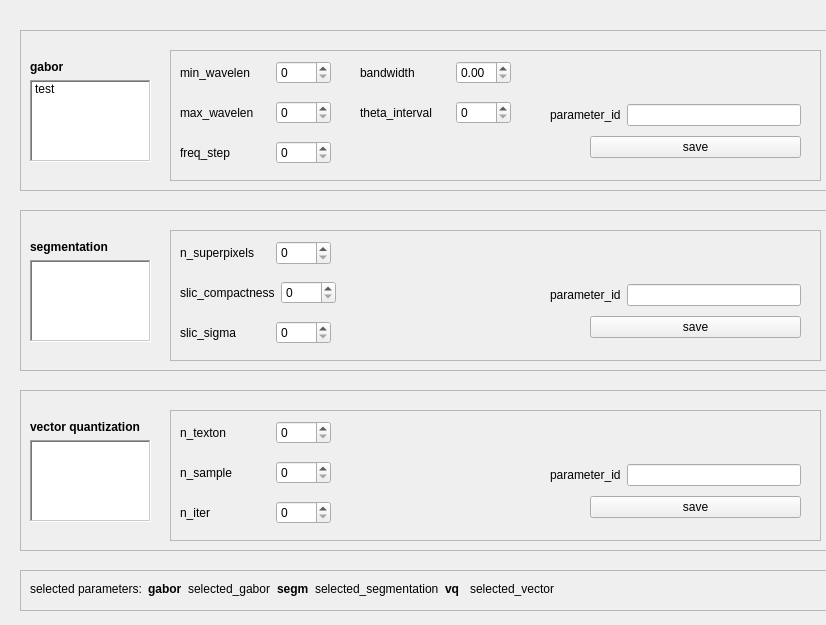
<?xml version="1.0" encoding="UTF-8"?>
<ui version="4.0">
 <class>form</class>
 <widget class="QWidget" name="form">
  <property name="geometry">
   <rect>
    <x>0</x>
    <y>0</y>
    <width>826</width>
    <height>625</height>
   </rect>
  </property>
  <property name="font">
   <font>
    <weight>50</weight>
    <bold>false</bold>
   </font>
  </property>
  <property name="windowTitle">
   <string>Parameter Set Settings</string>
  </property>
  <widget class="QFrame" name="frame_2">
   <property name="geometry">
    <rect>
     <x>20</x>
     <y>30</y>
     <width>811</width>
     <height>161</height>
    </rect>
   </property>
   <property name="frameShape">
    <enum>QFrame::StyledPanel</enum>
   </property>
   <property name="frameShadow">
    <enum>QFrame::Raised</enum>
   </property>
   <widget class="QFrame" name="frame">
    <property name="geometry">
     <rect>
      <x>150</x>
      <y>20</y>
      <width>651</width>
      <height>131</height>
     </rect>
    </property>
    <property name="frameShape">
     <enum>QFrame::StyledPanel</enum>
    </property>
    <property name="frameShadow">
     <enum>QFrame::Raised</enum>
    </property>
    <property name="lineWidth">
     <number>28</number>
    </property>
    <widget class="QWidget" name="layoutWidget">
     <property name="geometry">
      <rect>
       <x>10</x>
       <y>10</y>
       <width>151</width>
       <height>26</height>
      </rect>
     </property>
     <layout class="QHBoxLayout" name="horizontalLayout_7">
      <item>
       <widget class="QLabel" name="label_2">
        <property name="text">
         <string>min_wavelen</string>
        </property>
       </widget>
      </item>
      <item>
       <widget class="QSpinBox" name="spinBox_min_wavelen">
        <property name="maximumSize">
         <size>
          <width>55</width>
          <height>16777215</height>
         </size>
        </property>
        <property name="maximum">
         <number>9999</number>
        </property>
       </widget>
      </item>
     </layout>
    </widget>
    <widget class="QWidget" name="layoutWidget">
     <property name="geometry">
      <rect>
       <x>10</x>
       <y>50</y>
       <width>151</width>
       <height>26</height>
      </rect>
     </property>
     <layout class="QHBoxLayout" name="horizontalLayout_6">
      <item>
       <widget class="QLabel" name="label_3">
        <property name="text">
         <string>max_wavelen</string>
        </property>
       </widget>
      </item>
      <item>
       <widget class="QSpinBox" name="spinBox_max_wavelen">
        <property name="maximumSize">
         <size>
          <width>55</width>
          <height>16777215</height>
         </size>
        </property>
        <property name="maximum">
         <number>9999</number>
        </property>
       </widget>
      </item>
     </layout>
    </widget>
    <widget class="QWidget" name="layoutWidget">
     <property name="geometry">
      <rect>
       <x>10</x>
       <y>90</y>
       <width>151</width>
       <height>26</height>
      </rect>
     </property>
     <layout class="QHBoxLayout" name="horizontalLayout_5">
      <item>
       <widget class="QLabel" name="label_4">
        <property name="text">
         <string>freq_step</string>
        </property>
       </widget>
      </item>
      <item>
       <widget class="QSpinBox" name="spinBox_freq_step">
        <property name="maximumSize">
         <size>
          <width>55</width>
          <height>16777215</height>
         </size>
        </property>
        <property name="maximum">
         <number>9999</number>
        </property>
       </widget>
      </item>
     </layout>
    </widget>
    <widget class="QWidget" name="layoutWidget">
     <property name="geometry">
      <rect>
       <x>190</x>
       <y>10</y>
       <width>151</width>
       <height>26</height>
      </rect>
     </property>
     <layout class="QHBoxLayout" name="horizontalLayout_3">
      <item>
       <widget class="QLabel" name="label_6">
        <property name="text">
         <string>bandwidth</string>
        </property>
       </widget>
      </item>
      <item>
       <widget class="QDoubleSpinBox" name="spinBox_bandwidth">
        <property name="maximumSize">
         <size>
          <width>55</width>
          <height>16777215</height>
         </size>
        </property>
        <property name="maximum">
         <double>9999.989999999999782</double>
        </property>
       </widget>
      </item>
     </layout>
    </widget>
    <widget class="QWidget" name="layoutWidget">
     <property name="geometry">
      <rect>
       <x>190</x>
       <y>50</y>
       <width>151</width>
       <height>26</height>
      </rect>
     </property>
     <layout class="QHBoxLayout" name="horizontalLayout_4">
      <item>
       <widget class="QLabel" name="label_5">
        <property name="text">
         <string>theta_interval</string>
        </property>
       </widget>
      </item>
      <item>
       <widget class="QSpinBox" name="spinBox_theta_interval">
        <property name="maximumSize">
         <size>
          <width>55</width>
          <height>16777215</height>
         </size>
        </property>
        <property name="maximum">
         <number>9999</number>
        </property>
       </widget>
      </item>
     </layout>
    </widget>
    <widget class="QWidget" name="layoutWidget_2">
     <property name="geometry">
      <rect>
       <x>380</x>
       <y>50</y>
       <width>251</width>
       <height>63</height>
      </rect>
     </property>
     <layout class="QVBoxLayout" name="verticalLayout_3">
      <item>
       <layout class="QHBoxLayout" name="horizontalLayout_9">
        <item>
         <widget class="QLabel" name="label_10">
          <property name="text">
           <string>parameter_id</string>
          </property>
         </widget>
        </item>
        <item>
         <widget class="QLineEdit" name="name_gabor"/>
        </item>
       </layout>
      </item>
      <item>
       <layout class="QHBoxLayout" name="horizontalLayout_10">
        <item>
         <spacer name="horizontalSpacer_2">
          <property name="orientation">
           <enum>Qt::Horizontal</enum>
          </property>
          <property name="sizeType">
           <enum>QSizePolicy::Preferred</enum>
          </property>
          <property name="sizeHint" stdset="0">
           <size>
            <width>40</width>
            <height>20</height>
           </size>
          </property>
         </spacer>
        </item>
        <item>
         <widget class="QPushButton" name="save_gabor">
          <property name="text">
           <string>save</string>
          </property>
         </widget>
        </item>
       </layout>
      </item>
     </layout>
    </widget>
   </widget>
   <widget class="QWidget" name="layoutWidget">
    <property name="geometry">
     <rect>
      <x>10</x>
      <y>30</y>
      <width>121</width>
      <height>102</height>
     </rect>
    </property>
    <layout class="QVBoxLayout" name="verticalLayout_4">
     <item>
      <widget class="QLabel" name="label">
       <property name="font">
        <font>
         <weight>75</weight>
         <bold>true</bold>
        </font>
       </property>
       <property name="text">
        <string>gabor</string>
       </property>
       <property name="textFormat">
        <enum>Qt::AutoText</enum>
       </property>
      </widget>
     </item>
     <item>
      <widget class="QListWidget" name="list_gabor">
       <property name="contextMenuPolicy">
        <enum>Qt::DefaultContextMenu</enum>
       </property>
       <property name="frameShape">
        <enum>QFrame::WinPanel</enum>
       </property>
       <property name="editTriggers">
        <set>QAbstractItemView::SelectedClicked</set>
       </property>
       <property name="showDropIndicator" stdset="0">
        <bool>false</bool>
       </property>
       <property name="selectionMode">
        <enum>QAbstractItemView::SingleSelection</enum>
       </property>
       <item>
        <property name="text">
         <string>test</string>
        </property>
       </item>
      </widget>
     </item>
    </layout>
   </widget>
  </widget>
  <widget class="QFrame" name="frame_3">
   <property name="geometry">
    <rect>
     <x>20</x>
     <y>210</y>
     <width>811</width>
     <height>161</height>
    </rect>
   </property>
   <property name="frameShape">
    <enum>QFrame::StyledPanel</enum>
   </property>
   <property name="frameShadow">
    <enum>QFrame::Raised</enum>
   </property>
   <widget class="QFrame" name="frame_4">
    <property name="geometry">
     <rect>
      <x>150</x>
      <y>20</y>
      <width>651</width>
      <height>131</height>
     </rect>
    </property>
    <property name="frameShape">
     <enum>QFrame::StyledPanel</enum>
    </property>
    <property name="frameShadow">
     <enum>QFrame::Raised</enum>
    </property>
    <property name="lineWidth">
     <number>28</number>
    </property>
    <widget class="QWidget" name="layoutWidget">
     <property name="geometry">
      <rect>
       <x>10</x>
       <y>10</y>
       <width>151</width>
       <height>26</height>
      </rect>
     </property>
     <layout class="QHBoxLayout" name="horizontalLayout_8">
      <item>
       <widget class="QLabel" name="label_7">
        <property name="text">
         <string>n_superpixels</string>
        </property>
       </widget>
      </item>
      <item>
       <widget class="QSpinBox" name="spinBox_n_superpixels">
        <property name="maximumSize">
         <size>
          <width>55</width>
          <height>24</height>
         </size>
        </property>
        <property name="maximum">
         <number>9999</number>
        </property>
       </widget>
      </item>
     </layout>
    </widget>
    <widget class="QWidget" name="layoutWidget_3">
     <property name="geometry">
      <rect>
       <x>10</x>
       <y>50</y>
       <width>156</width>
       <height>26</height>
      </rect>
     </property>
     <layout class="QHBoxLayout" name="horizontalLayout_11">
      <item>
       <widget class="QLabel" name="label_8">
        <property name="text">
         <string>slic_compactness</string>
        </property>
       </widget>
      </item>
      <item>
       <widget class="QSpinBox" name="spinBox_slic_compactness">
        <property name="baseSize">
         <size>
          <width>3</width>
          <height>5</height>
         </size>
        </property>
        <property name="maximum">
         <number>9999</number>
        </property>
       </widget>
      </item>
     </layout>
    </widget>
    <widget class="QWidget" name="layoutWidget_4">
     <property name="geometry">
      <rect>
       <x>10</x>
       <y>90</y>
       <width>151</width>
       <height>26</height>
      </rect>
     </property>
     <layout class="QHBoxLayout" name="horizontalLayout_12">
      <item>
       <widget class="QLabel" name="label_9">
        <property name="text">
         <string>slic_sigma</string>
        </property>
       </widget>
      </item>
      <item>
       <widget class="QSpinBox" name="spinBox_slic_sigma">
        <property name="maximumSize">
         <size>
          <width>55</width>
          <height>16777215</height>
         </size>
        </property>
        <property name="maximum">
         <number>9999</number>
        </property>
       </widget>
      </item>
     </layout>
    </widget>
    <widget class="QWidget" name="layoutWidget_7">
     <property name="geometry">
      <rect>
       <x>380</x>
       <y>50</y>
       <width>251</width>
       <height>63</height>
      </rect>
     </property>
     <layout class="QVBoxLayout" name="verticalLayout_5">
      <item>
       <layout class="QHBoxLayout" name="horizontalLayout_15">
        <item>
         <widget class="QLabel" name="label_13">
          <property name="text">
           <string>parameter_id</string>
          </property>
         </widget>
        </item>
        <item>
         <widget class="QLineEdit" name="name_segm"/>
        </item>
       </layout>
      </item>
      <item>
       <layout class="QHBoxLayout" name="horizontalLayout_16">
        <item>
         <spacer name="horizontalSpacer_3">
          <property name="orientation">
           <enum>Qt::Horizontal</enum>
          </property>
          <property name="sizeType">
           <enum>QSizePolicy::Preferred</enum>
          </property>
          <property name="sizeHint" stdset="0">
           <size>
            <width>40</width>
            <height>20</height>
           </size>
          </property>
         </spacer>
        </item>
        <item>
         <widget class="QPushButton" name="save_segm">
          <property name="text">
           <string>save</string>
          </property>
         </widget>
        </item>
       </layout>
      </item>
     </layout>
    </widget>
   </widget>
   <widget class="QWidget" name="layoutWidget_8">
    <property name="geometry">
     <rect>
      <x>10</x>
      <y>30</y>
      <width>121</width>
      <height>102</height>
     </rect>
    </property>
    <layout class="QVBoxLayout" name="verticalLayout_6">
     <item>
      <widget class="QLabel" name="label_14">
       <property name="font">
        <font>
         <weight>75</weight>
         <bold>true</bold>
        </font>
       </property>
       <property name="text">
        <string>segmentation</string>
       </property>
       <property name="textFormat">
        <enum>Qt::AutoText</enum>
       </property>
      </widget>
     </item>
     <item>
      <widget class="QListWidget" name="list_segm">
       <property name="frameShape">
        <enum>QFrame::WinPanel</enum>
       </property>
       <property name="editTriggers">
        <set>QAbstractItemView::EditKeyPressed</set>
       </property>
       <property name="showDropIndicator" stdset="0">
        <bool>false</bool>
       </property>
      </widget>
     </item>
    </layout>
   </widget>
  </widget>
  <widget class="QFrame" name="frame_5">
   <property name="geometry">
    <rect>
     <x>20</x>
     <y>390</y>
     <width>811</width>
     <height>161</height>
    </rect>
   </property>
   <property name="frameShape">
    <enum>QFrame::StyledPanel</enum>
   </property>
   <property name="frameShadow">
    <enum>QFrame::Raised</enum>
   </property>
   <widget class="QFrame" name="frame_6">
    <property name="geometry">
     <rect>
      <x>150</x>
      <y>20</y>
      <width>651</width>
      <height>131</height>
     </rect>
    </property>
    <property name="frameShape">
     <enum>QFrame::StyledPanel</enum>
    </property>
    <property name="frameShadow">
     <enum>QFrame::Raised</enum>
    </property>
    <property name="lineWidth">
     <number>28</number>
    </property>
    <widget class="QWidget" name="layoutWidget_9">
     <property name="geometry">
      <rect>
       <x>10</x>
       <y>10</y>
       <width>151</width>
       <height>26</height>
      </rect>
     </property>
     <layout class="QHBoxLayout" name="horizontalLayout_17">
      <item>
       <widget class="QLabel" name="label_15">
        <property name="text">
         <string>n_texton</string>
        </property>
       </widget>
      </item>
      <item>
       <widget class="QSpinBox" name="spinBox_n_texton">
        <property name="maximumSize">
         <size>
          <width>55</width>
          <height>16777215</height>
         </size>
        </property>
        <property name="maximum">
         <number>9999</number>
        </property>
       </widget>
      </item>
     </layout>
    </widget>
    <widget class="QWidget" name="layoutWidget_10">
     <property name="geometry">
      <rect>
       <x>10</x>
       <y>50</y>
       <width>151</width>
       <height>26</height>
      </rect>
     </property>
     <layout class="QHBoxLayout" name="horizontalLayout_18">
      <item>
       <widget class="QLabel" name="label_16">
        <property name="text">
         <string>n_sample</string>
        </property>
       </widget>
      </item>
      <item>
       <widget class="QSpinBox" name="spinBox_n_sample">
        <property name="maximumSize">
         <size>
          <width>55</width>
          <height>16777215</height>
         </size>
        </property>
        <property name="maximum">
         <number>9999</number>
        </property>
       </widget>
      </item>
     </layout>
    </widget>
    <widget class="QWidget" name="layoutWidget_11">
     <property name="geometry">
      <rect>
       <x>10</x>
       <y>90</y>
       <width>151</width>
       <height>26</height>
      </rect>
     </property>
     <layout class="QHBoxLayout" name="horizontalLayout_19">
      <item>
       <widget class="QLabel" name="label_17">
        <property name="text">
         <string>n_iter</string>
        </property>
       </widget>
      </item>
      <item>
       <widget class="QSpinBox" name="spinBox_n_iter">
        <property name="maximumSize">
         <size>
          <width>55</width>
          <height>16777215</height>
         </size>
        </property>
        <property name="maximum">
         <number>9999</number>
        </property>
       </widget>
      </item>
     </layout>
    </widget>
    <widget class="QWidget" name="layoutWidget_14">
     <property name="geometry">
      <rect>
       <x>380</x>
       <y>50</y>
       <width>251</width>
       <height>63</height>
      </rect>
     </property>
     <layout class="QVBoxLayout" name="verticalLayout_7">
      <item>
       <layout class="QHBoxLayout" name="horizontalLayout_22">
        <item>
         <widget class="QLabel" name="label_20">
          <property name="text">
           <string>parameter_id</string>
          </property>
         </widget>
        </item>
        <item>
         <widget class="QLineEdit" name="name_vq"/>
        </item>
       </layout>
      </item>
      <item>
       <layout class="QHBoxLayout" name="horizontalLayout_23">
        <item>
         <spacer name="horizontalSpacer_4">
          <property name="orientation">
           <enum>Qt::Horizontal</enum>
          </property>
          <property name="sizeType">
           <enum>QSizePolicy::Preferred</enum>
          </property>
          <property name="sizeHint" stdset="0">
           <size>
            <width>40</width>
            <height>20</height>
           </size>
          </property>
         </spacer>
        </item>
        <item>
         <widget class="QPushButton" name="save_vq">
          <property name="text">
           <string>save</string>
          </property>
         </widget>
        </item>
       </layout>
      </item>
     </layout>
    </widget>
   </widget>
   <widget class="QWidget" name="layoutWidget_15">
    <property name="geometry">
     <rect>
      <x>10</x>
      <y>30</y>
      <width>121</width>
      <height>102</height>
     </rect>
    </property>
    <layout class="QVBoxLayout" name="verticalLayout_8">
     <item>
      <widget class="QLabel" name="label_21">
       <property name="font">
        <font>
         <weight>75</weight>
         <bold>true</bold>
        </font>
       </property>
       <property name="text">
        <string>vector quantization</string>
       </property>
       <property name="textFormat">
        <enum>Qt::AutoText</enum>
       </property>
      </widget>
     </item>
     <item>
      <widget class="QListWidget" name="list_vq">
       <property name="frameShape">
        <enum>QFrame::WinPanel</enum>
       </property>
       <property name="showDropIndicator" stdset="0">
        <bool>false</bool>
       </property>
      </widget>
     </item>
    </layout>
   </widget>
  </widget>
  <widget class="QFrame" name="frame_7">
   <property name="geometry">
    <rect>
     <x>20</x>
     <y>570</y>
     <width>811</width>
     <height>41</height>
    </rect>
   </property>
   <property name="frameShape">
    <enum>QFrame::StyledPanel</enum>
   </property>
   <property name="frameShadow">
    <enum>QFrame::Raised</enum>
   </property>
   <widget class="QWidget" name="layoutWidget">
    <property name="geometry">
     <rect>
      <x>10</x>
      <y>10</y>
      <width>524</width>
      <height>18</height>
     </rect>
    </property>
    <layout class="QHBoxLayout" name="horizontalLayout_14">
     <item>
      <widget class="QLabel" name="label_11">
       <property name="text">
        <string>selected parameters:</string>
       </property>
      </widget>
     </item>
     <item>
      <layout class="QHBoxLayout" name="horizontalLayout_2">
       <item>
        <widget class="QLabel" name="label_12">
         <property name="font">
          <font>
           <weight>75</weight>
           <bold>true</bold>
          </font>
         </property>
         <property name="text">
          <string>gabor</string>
         </property>
        </widget>
       </item>
       <item>
        <widget class="QLabel" name="label_18">
         <property name="text">
          <string>selected_gabor</string>
         </property>
        </widget>
       </item>
      </layout>
     </item>
     <item>
      <layout class="QHBoxLayout" name="horizontalLayout">
       <item>
        <widget class="QLabel" name="label_19">
         <property name="font">
          <font>
           <weight>75</weight>
           <bold>true</bold>
          </font>
         </property>
         <property name="text">
          <string>segm</string>
         </property>
        </widget>
       </item>
       <item>
        <widget class="QLabel" name="label_23">
         <property name="text">
          <string>selected_segmentation</string>
         </property>
        </widget>
       </item>
      </layout>
     </item>
     <item>
      <layout class="QHBoxLayout" name="horizontalLayout_13">
       <item>
        <widget class="QLabel" name="label_22">
         <property name="font">
          <font>
           <weight>75</weight>
           <bold>true</bold>
          </font>
         </property>
         <property name="text">
          <string>vq</string>
         </property>
        </widget>
       </item>
       <item>
        <widget class="QLabel" name="label_24">
         <property name="text">
          <string>selected_vector</string>
         </property>
        </widget>
       </item>
      </layout>
     </item>
    </layout>
   </widget>
  </widget>
 </widget>
 <resources/>
 <connections>
  <connection>
   <sender>list_gabor</sender>
   <signal>itemClicked(QListWidgetItem*)</signal>
   <receiver>spinBox_min_wavelen</receiver>
   <slot>stepUp()</slot>
   <hints>
    <hint type="sourcelabel">
     <x>73</x>
     <y>101</y>
    </hint>
    <hint type="destinationlabel">
     <x>292</x>
     <y>70</y>
    </hint>
   </hints>
  </connection>
 </connections>
</ui>
